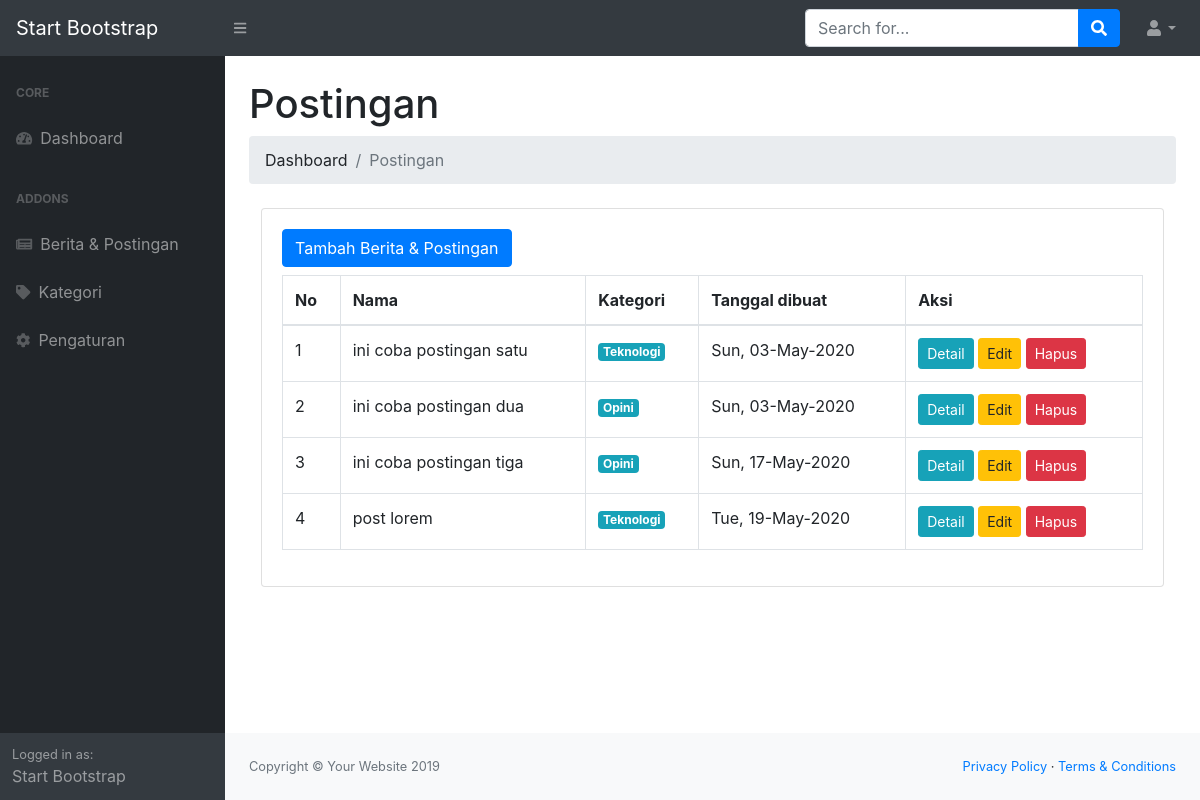
Screenshot of /index.php/postingan with the database file from the repository.
### tables this page shows
CREATE TABLE `tbl_postingan` (
  `id` int(11) NOT NULL,
  `id_kategori` int(11) NOT NULL,
  `nama` varchar(128) NOT NULL,
  `isi_postingan` text NOT NULL,
  `slug` varchar(128) NOT NULL,
  `tanggal_dibuat` int(11) NOT NULL
);

CREATE TABLE `tbl_kategori` (
  `id` int(11) NOT NULL,
  `nama_kategori` varchar(128) NOT NULL
);

### application/controllers/Postingan.php (called while the page is built, shortened)
<?php
class Postingan extends CI_Controller{
	public function __construct()
	{
		$this->load->model('M_kategori', 'kategori');
		$this->load->model('M_postingan', 'postingan');
	}
	public function index()
	{
		$data['header'] = "Postingan";
		$data['postingan'] = $this->postingan->get();
		$data['kategori'] = $this->kategori->get();
		$this->load->view('templates/header');
		$this->load->view('templates/sidebar', $data);
		$this->load->view('admin/postingan/index', $data);
		$this->load->view('templates/footer');
	}
}

### index.php (called while the page is built, shortened)
<?php
require_once BASEPATH.'core/CodeIgniter.php';

### application/models/M_postingan.php (called while the page is built, shortened)
<?php
class M_postingan extends CI_Model{
	public function get()
	{
		return $this->db->get('tbl_postingan')->result_array();
	}
}

### application/models/M_kategori.php (called while the page is built, shortened)
<?php
class M_kategori extends CI_Model{
	public function get()
	{
		return $this->db->get('tbl_kategori')->result_array();
	}
}

### application/views/admin/postingan/index.php (the view, shortened to what this page needs)
<div class="container">
	<div class="card">
		<div class="card-body">
			<a href="<?= base_url('postingan/tambah'); ?>" class="btn btn-primary">Tambah Berita & Postingan</a>
			<table class="table table-bordered table-hover mt-2">
				<thead>
					<tr>
						<th>No</th>
						<th>Nama</th>
						<th>Kategori</th>
						<th>Tanggal dibuat</th>
						<th>Aksi</th>
					</tr>
				</thead>
				<tbody>
					<?php $no = 1; ?>
					<?php foreach($postingan as $data): ?>
						<tr>
							<td><?= $no++; ?></td>
							<td><?= $data['nama']; ?></td>
							<td>
								<?php foreach($kategori as $k): ?>
									<?php if($data['id_kategori'] == $k['id']): ?>
										<span class="badge badge-info"><?= $k['nama_kategori']; ?></span>
									<?php else: ?>
									<?php endif; ?>
								<?php endforeach; ?>
							</td>
							<td><?= date('D, d-M-Y', $data['tanggal_dibuat']); ?></td>
							<td>
								<a href="<?= base_url('postingan/detail/' . $data['id']); ?>" class="btn btn-info btn-sm">Detail</a>
								<a href="" class="btn btn-warning btn-sm">Edit</a>
								<a href="" class="btn btn-danger btn-sm">Hapus</a>
							</td>
						</tr>
					<?php endforeach; ?>
				</tbody>
			</table>
		</div>
	</div>
</div>

### application/views/templates/header.php (shortened to what this page needs)
<!DOCTYPE html>
<html lang="en">
    <head>
        <link href="<?=  base_url('assets/') ?>css/styles.css" rel="stylesheet" />
        <link href="https://cdn.datatables.net/1.10.20/css/dataTables.bootstrap4.min.css" rel="stylesheet" />
    </head>
    <body class="sb-nav-fixed">
        <nav class="sb-topnav navbar navbar-expand navbar-dark bg-dark">
            <a class="navbar-brand" href="index.html">Start Bootstrap</a><button class="btn btn-link btn-sm order-1 order-lg-0" id="sidebarToggle" href="#"><i class="fas fa-bars"></i></button
            >
            <form class="d-none d-md-inline-block form-inline ml-auto mr-0 mr-md-3 my-2 my-md-0">
                <div class="input-group">
                    <input class="form-control" type="text" placeholder="Search for..." aria-label="Search" aria-describedby="basic-addon2" />
                    <div class="input-group-append">
                        <button class="btn btn-primary" type="button"><i class="fas fa-search"></i></button>
                    </div>
                </div>
            </form>
            <ul class="navbar-nav ml-auto ml-md-0">
                <li class="nav-item dropdown">
                    <a class="nav-link dropdown-toggle" id="userDropdown" href="#" role="button" data-toggle="dropdown" aria-haspopup="true" aria-expanded="false"><i class="fas fa-user fa-fw"></i></a>
                </li>
            </ul>
        </nav>

### application/views/templates/sidebar.php
<div id="layoutSidenav">
            <div id="layoutSidenav_nav">
                <nav class="sb-sidenav accordion sb-sidenav-dark" id="sidenavAccordion">
                    <div class="sb-sidenav-menu">
                        <div class="nav">
                            <div class="sb-sidenav-menu-heading">Core</div>
                            <a class="nav-link" href="<?= base_url('dashboard'); ?>"
                                ><div class="sb-nav-link-icon"><i class="fas fa-tachometer-alt"></i></div>
                                Dashboard</a
                            >
                            <div class="sb-sidenav-menu-heading">Addons</div>
                            <a class="nav-link" href="<?= base_url('postingan'); ?>"><div class="sb-nav-link-icon"><i class="fas fa-newspaper"></i></div>
								Berita & Postingan</a>
								<a class="nav-link" href="<?= base_url('kategori'); ?>"
                                ><div class="sb-nav-link-icon"><i class="fas fa-tag"></i></div>
								Kategori</a>
								<a class="nav-link" href="<?= base_url('pengaturan'); ?>"><div class="sb-nav-link-icon"><i class="fas fa-cog"></i></div>
								Pengaturan</a>
                        </div>
                    </div>
                    <div class="sb-sidenav-footer">
                        <div class="small">Logged in as:</div>
                        Start Bootstrap
                    </div>
                </nav>
            </div>
            <div id="layoutSidenav_content">
                <main>
                    <div class="container-fluid">
                        <h1 class="mt-4"><?= $header; ?></h1>
                        <ol class="breadcrumb mb-4">
                            <li class="breadcrumb-item">Dashboard</li>
                            <li class="breadcrumb-item active"><?= $header; ?></li>
                        </ol>
                        <div class="row">

### application/views/templates/footer.php (shortened to what this page needs)
</div>
</div>
</main>
<footer class="py-4 bg-light mt-auto">
    <div class="container-fluid">
        <div class="d-flex align-items-center justify-content-between small">
            <div class="text-muted">Copyright &copy; Your Website 2019</div>
            <div>
                <a href="#">Privacy Policy</a>
                &middot;
                <a href="#">Terms &amp; Conditions</a>
            </div>
        </div>
    </div>
</footer>
</div>
</div>
</body>
</html>

### rows the page displays
tbl_postingan: nama "ini coba postingan satu", tanggal_dibuat "Sun, 03-May-2020"
tbl_kategori: nama_kategori "Teknologi"
tbl_postingan: nama "ini coba postingan dua", tanggal_dibuat "Sun, 03-May-2020"
tbl_kategori: nama_kategori "Opini"
tbl_postingan: nama "ini coba postingan tiga", tanggal_dibuat "Sun, 17-May-2020"
tbl_postingan: nama "post lorem", tanggal_dibuat "Tue, 19-May-2020"

### other values shown
$header "Postingan"
